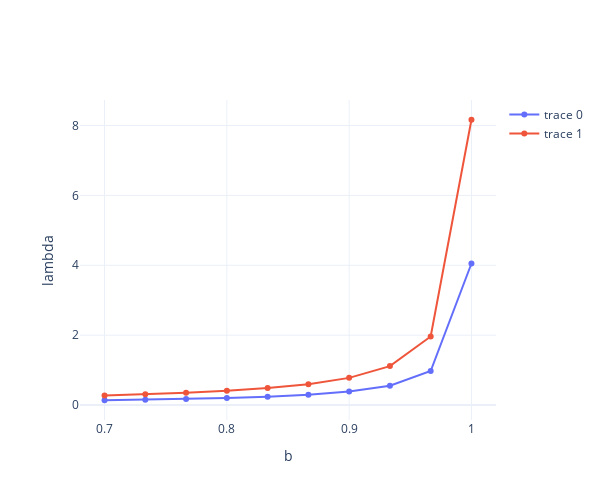

The notebook cell this image was saved under:
### Code cell
r = []
for curb in np.linspace(0.7, 1, 10):
    W_f = get_ssm(eq_at, bless_params | {b: curb})
    eig_val1, eig_val2 = sorted([e_val for (e_val, m, _) in W_f.eigenvects()])
    r.append((curb, eig_val1, eig_val2))

evals = pd.DataFrame(r, columns=['b', 'l1', 'l2']).astype(float)

fig = get_white_fig()
fig.update_layout(title=f"")
fig.update_layout(xaxis={"title": r"b"}, yaxis={
    "title":  r"lambda"})
fig.add_trace(go.Scatter(x=evals.b,y=evals.l1))
fig.add_trace(go.Scatter(x=evals.b,y=evals.l2))
# fig.update_yaxes(type="log")

fig.show()

### Figure 1 — Plotly figure (JSON) as saved in the notebook; plotly's stock layout.template omitted (floating-point values rounded to 4 significant figures)
{"data": [{"type": "scatter", "x": [0.7, 0.7333, 0.7667, 0.8, 0.8333, 0.8667, 0.9, 0.9333, 0.9667, 1], "y": [0.1377, 0.1542, 0.1753, 0.2031, 0.2413, 0.2972, 0.3868, 0.5538, 0.9743, 4.051]}, {"type": "scatter", "x": [0.7, 0.7333, 0.7667, 0.8, 0.8333, 0.8667, 0.9, 0.9333, 0.9667, 1], "y": [0.276, 0.3094, 0.3519, 0.4079, 0.4849, 0.5976, 0.7782, 1.115, 1.963, 8.165]}], "layout": {"height": 500, "title": {"text": ""}, "width": 600, "xaxis": {"title": {"text": "b"}}, "yaxis": {"title": {"text": "lambda"}}}}
